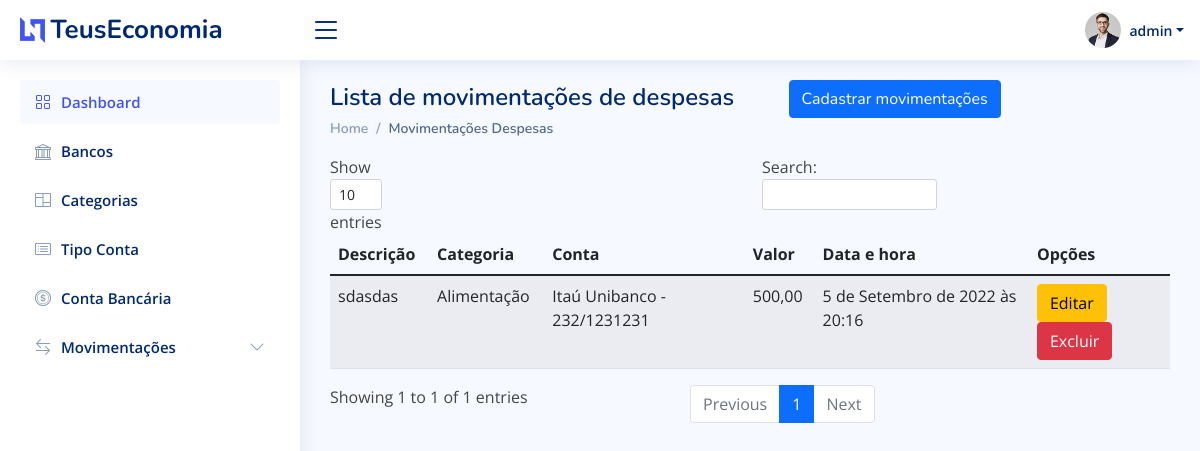
The app's page /listar/movimentacao-saida/ (signed in), older data.
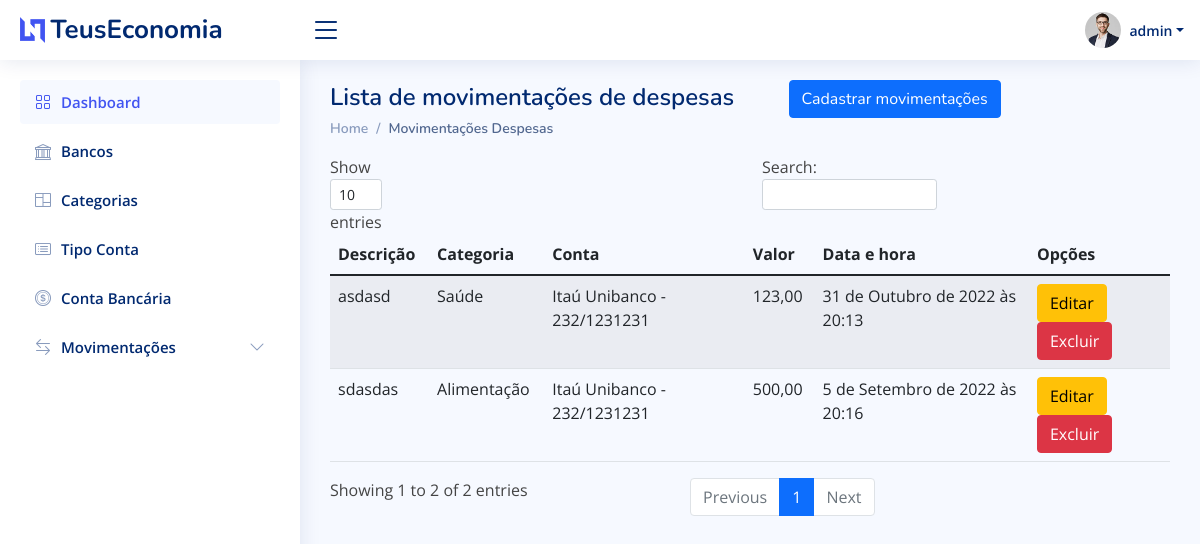
The same page, newer data.
### Paginas/models.py (models this page shows, shortened)
class MovimentacaoSaida(models.Model):
	descricao = models.CharField(max_length=100, verbose_name="Descrição")
	categoria = models.ForeignKey(Categoria, on_delete=models.PROTECT)
	valor = models.DecimalField(decimal_places= 2, max_digits=50)
	cadastrado_em = models.DateTimeField(auto_now_add=True)
	atualizado_em = models.DateTimeField(auto_now=True)
	conta_bancaria = models.ForeignKey(ContaBancaria, verbose_name="Conta Bancária", on_delete=models.PROTECT)

class Categoria(models.Model):
	nome = models.CharField(max_length=50)
	descricao = models.CharField(max_length=100, verbose_name="Descrição")
	tipo_movimetacao = models.CharField(max_length=2, choices=TIPO_MOVIMENTACOES, default="S")
	def __str__(self) -> str:
		return '{}'.format(self.nome)

class ContaBancaria(models.Model):
	banco = models.ForeignKey(Banco, on_delete=models.PROTECT)
	tipo_conta = models.ForeignKey(TipoConta, on_delete=models.PROTECT)
	agencia = models.CharField(verbose_name='Agência', max_length=50)
	conta = models.CharField(max_length=10)
	valor_total = models.DecimalField(max_digits=99999999999, decimal_places=2)
	conjunta = models.BooleanField()
	usuario = models.ForeignKey(User, on_delete=models.PROTECT)
	def __str__(self) -> str:
		return '{} - {}/{}'.format(self.banco.nome, self.agencia, self.conta)

class Banco(models.Model):
	nome = models.CharField(max_length=100)
	codigo = models.DecimalField(max_digits=9999, decimal_places=0)

### Paginas/views.py (the view)
# urls.py: path('listar/movimentacao-saida/', MovimentacaoSaidaList.as_view(), name='listar-movimentacao-saida'),
class MovimentacaoSaidaList(LoginRequiredMixin, ListView):
	model = MovimentacaoSaida
	template_name = 'paginas/listas/movimentacao-saida.html'
	def get_queryset(self):
		self.object_list = MovimentacaoSaida.objects.filter(
			conta_bancaria__usuario = self.request.user).select_related('categoria', 'conta_bancaria', 'conta_bancaria__banco')
		return self.object_list

### Paginas/templatetags/meus_filtros.py (called while the page is built)
@register.filter(name="esta_no_grupo")
def esta_no_grupo(usuario, nome_grupo):
	if usuario.groups.filter(name=nome_grupo):
		return True
	else:
		return False

### Paginas/templates/paginas/listas/movimentacao-saida.html
{% extends 'paginas/modelo.html' %} {% load static %} {% block pagetitle %}
<h1>Lista de movimentações de despesas
    <a href="{% url 'cadastrar-movimentacao-saida' %}" class="btn btn-primary float-right ms-5">
		Cadastrar movimentações
	</a>
</h1>
{% endblock %} {% block breadcrumb %}
<nav>
    <ol class="breadcrumb">
        <li class="breadcrumb-item"><a href="{% url 'index' %}">Home</a></li>
        <li class="breadcrumb-item active">Movimentações Despesas</li>
    </ol>
</nav>
{% endblock %} {% block main %}
<table class="table table-striped">
    <thead>
        <tr>
            <th>Descrição</th>
            <th>Categoria</th>
            <th>Conta</th>
            <th>Valor</th>
            <th>Data e hora</th>
            <th>Opções</th>
        </tr>
    </thead>
    <tbody>
        {% for obj in object_list %}
        <tr>
            <td>{{ obj.descricao }}</td>
            <td>{{ obj.categoria }}</td>
            <td>{{ obj.conta_bancaria }}</td>
            <td>{{ obj.valor }}</td>
            <td>{{ obj.cadastrado_em }}</td>
            <td>
                <a href="{% url 'editar-movimentacao-saida' obj.pk %}" class="btn btn-warning">Editar</a>
                <a href="{% url 'excluir-movimentacao-saida' obj.pk %}" class="btn btn-danger">Excluir</a>
            </td>
        </tr>
        {% empty %}
        <tr>
            <td colspan="100%">Nenhum registro encontrado.</td>
        </tr>
        {% endfor %}
    </tbody>
</table>
{% endblock %}

### Paginas/templates/paginas/modelo.html (shortened to what the changed rows need)
{% load static %} {% load meus_filtros %}
<!DOCTYPE html>
<html lang="pt-br">
<head>
    <link href="{% static 'assets/vendor/bootstrap/css/bootstrap.min.css' %}" rel="stylesheet">
    <link href="{% static 'assets/vendor/bootstrap-icons/bootstrap-icons.css' %}" rel="stylesheet">
    <link href="{% static 'assets/vendor/boxicons/css/boxicons.min.css' %}" rel="stylesheet">
    <link href="{% static 'assets/vendor/quill/quill.snow.css' %}" rel="stylesheet">
    <link href="{% static 'assets/vendor/quill/quill.bubble.css' %}" rel="stylesheet">
    <link href="{% static 'assets/vendor/remixicon/remixicon.css' %}" rel="stylesheet">
    <link href="{% static 'assets/vendor/simple-datatables/style.css' %}" rel="stylesheet">
    <link href="{% static 'assets/css/style.css' %}" rel="stylesheet">
    <link href="{% static 'assets/css/datatables.min.css' %}" rel="stylesheetdatatable">
</head>
<body>
    <header id="header" class="header fixed-top d-flex align-items-center">
        <div class="d-flex align-items-center justify-content-between">
        </div>
        {% block header %}
        <nav class="header-nav ms-auto">
        </nav>
    </header>
    {% endblock %}
    {% block sidebar %}
    <aside id="sidebar" class="sidebar">
        <ul class="sidebar-nav" id="sidebar-nav">
        </ul>
    </aside>
    {% endblock %}
    <main id="main" class="main">
        <div class="pagetitle">
            {% block pagetitle %}{% endblock %} {% block breadcrumb %}{% endblock %}
        </div>
        {% block main %} {% endblock %}
    </main>
</body>
</html>

Row changes from the older to the newer data that the page shows:
added MovimentacaoSaida: descricao "asdasd", categoria "Saúde", conta_bancaria "Itaú Unibanco - 232/1231231", valor "123,00", cadastrado_em "31 de Outubro de 2022 às 20:13"
Text that changed along with them:
text written by a page script: "Show entries Search: Showing 1 to 1 of 1 entries Previous 1 Next" → "Show entries Search: Showing 1 to 2 of 2 entries Previous 1 Next"
